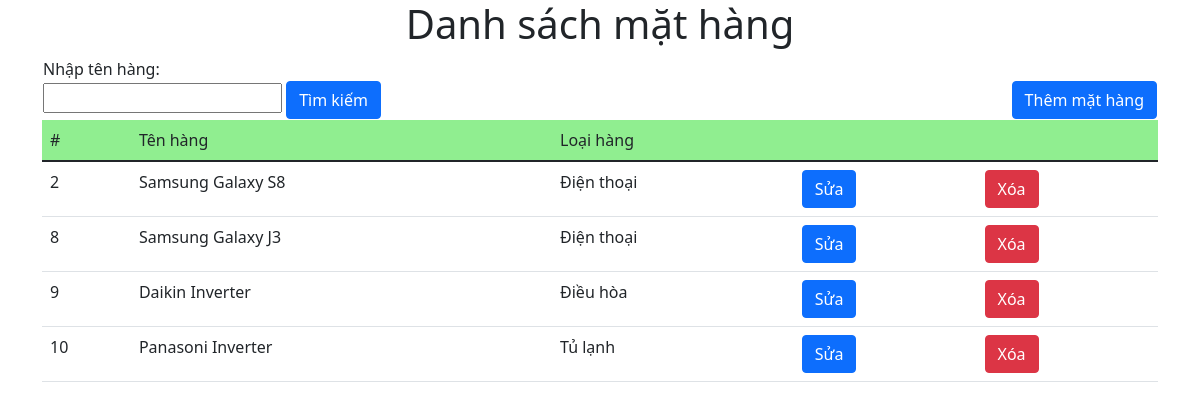
The page / on the database its author committed.
### tables this page shows
CREATE TABLE `product` (
  `mahang` int(11) NOT NULL,
  `tenhang` varchar(64) NOT NULL,
  `loaihang` varchar(64) NOT NULL,
  `gia` int(11) NOT NULL,
  `soluong` int(11) NOT NULL,
  `ngaytao` date NOT NULL DEFAULT current_timestamp(),
  `mota` varchar(255) NOT NULL
);

### index.php (the view, shortened to what this page needs)
<?php
$db = new db();
$connect = $db->connect();
$sql = "SELECT * FROM product";
$query = $connect->prepare($sql);
$query->execute();
$products = array();
while ($result = $query->fetch(PDO::FETCH_OBJ)) {
    array_push($products, $result);
}
?>
<!doctype html>
<html lang="en">
<head>
    <link href="https://cdn.jsdelivr.net/npm/bootstrap@5.1.3/dist/css/bootstrap.min.css" rel="stylesheet">
</head>
<body>
    <div class="col-12 container">
        <h1 style="text-align: center;">Danh sách mặt hàng</h1>
        <table class="col-12 container">
            <tr>
                <td><label>Nhập tên hàng:</label>
                    <form action="search.php" method="POST">
                        <input name="find" type="text">
                        <button class="btn btn-primary" type="submit">Tìm kiếm</button>
                    </form>
                </td>
                <td><br>
                    <a style="float: right" ; href="add.php" class="btn btn-primary">Thêm mặt hàng</a>
                </td>
            </tr>
        </table>
        <table class="table table-border">
            <thead>
                <tr style="background-color: lightgreen">
                    <td>#</td>
                    <td>Tên hàng</td>
                    <td>Loại hàng</td>
                    <td></td>
                    <td></td>
                </tr>
            </thead>
            <tbody>
                <?php
                foreach ($products as $product) :
                ?>
                    <tr>
                        <td><?php echo $product->mahang ?></td>
                        <td><?php echo $product->tenhang ?></td>
                        <td><?php echo $product->loaihang ?></td>
                        <td><a href="edit.php?mahang=<?php echo $product->mahang ?>" class="btn btn-primary">Sửa</a></td>
                        <td><a href="delete.php?mahang=<?php echo $product->mahang ?>" class="btn btn-danger">Xóa</a></td>
                    </tr>
                <?php endforeach; ?>
            </tbody>
        </table>
</body>
</html>
</body>
</html>

### rows shown on the page
product: mahang "2", tenhang "Samsung Galaxy S8", loaihang "Điện thoại"
product: mahang "8", tenhang "Samsung Galaxy J3", loaihang "Điện thoại"
product: mahang "9", tenhang "Daikin Inverter", loaihang "Điều hòa"
product: mahang "10", tenhang "Panasoni Inverter", loaihang "Tủ lạnh"
